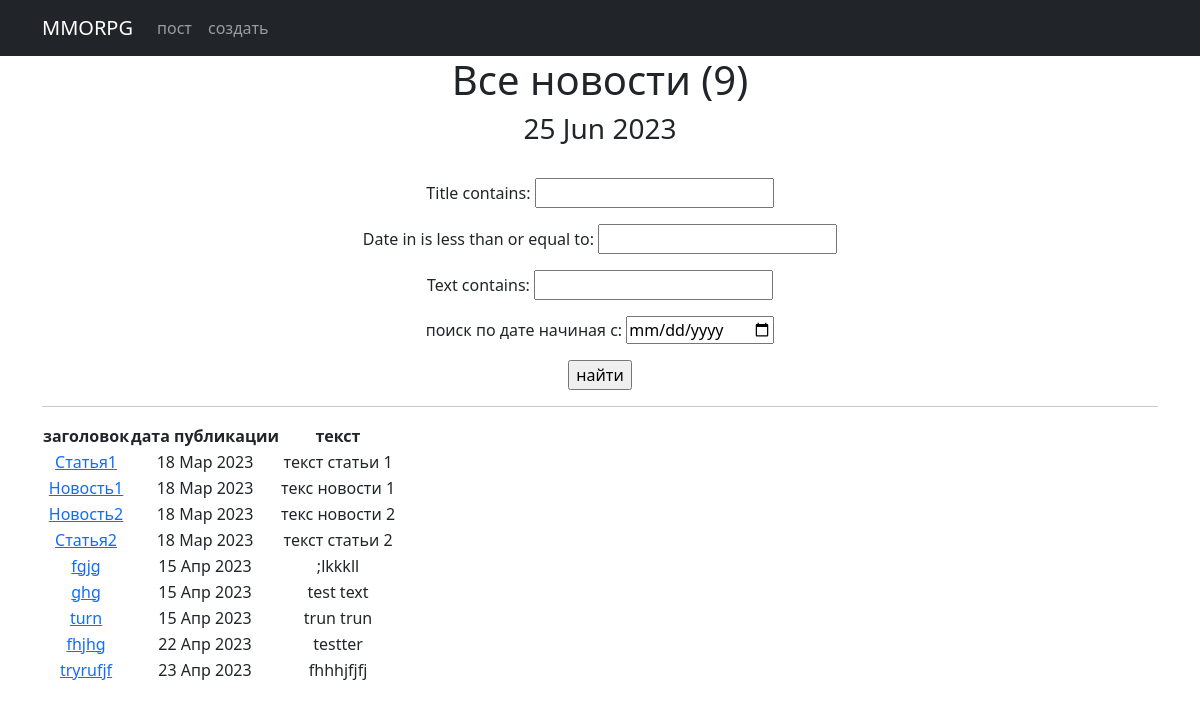
Page /news/search/ on the earlier database version.
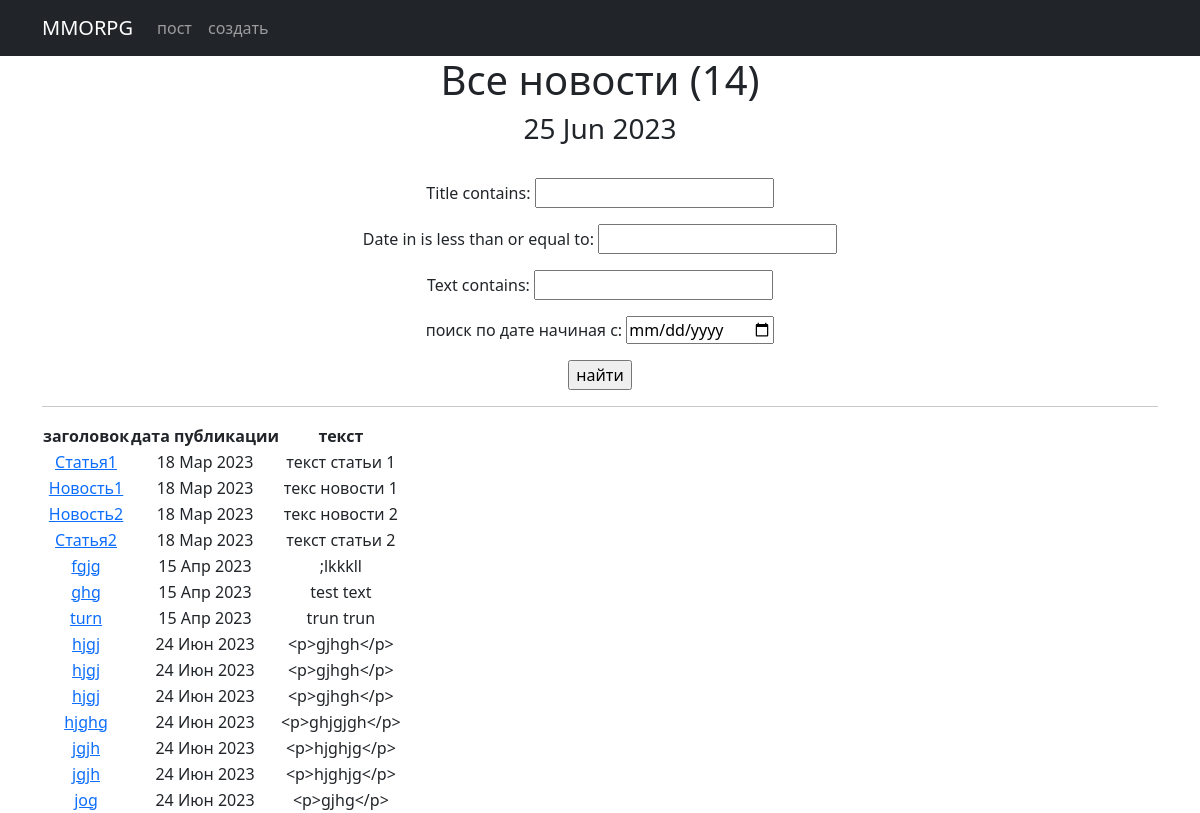
Same page on the later database version.
### news/models.py (models this page shows, shortened)
class Post(models.Model):
    author_post = models.ForeignKey(Author, on_delete=models.CASCADE)
    post_news = models.CharField(max_length=2, choices=POST, default='PO')
    date_in = models.DateTimeField(auto_now_add=True)
    category = models.ManyToManyField(Category, through='PostCategory')
    title = models.CharField(max_length=50)
    text = RichTextField()
    video_count = models.PositiveIntegerField(default=0)
    image_count = models.PositiveIntegerField(default=0)
    max_video_count = 1
    max_image_count = 3

### news/views.py (the view)
# urls.py: path('search/', PostSearch.as_view(), name='post_search'),
class PostSearch(ListView):   #поиск поста
    model = Post
    template_name = 'post_search.html'
    context_object_name = 'post_news'
    paginate_by = 50
    def get_queryset(self):  # получаем обычный запрос
        queryset = super().get_queryset()  # используем наш класс фильтрации
        self.filterset = PostFilter(self.request.GET, queryset)
        return self.filterset.qs
    def get_context_data(self, **kwargs):
        context = super().get_context_data(**kwargs)
        context['filterset'] = self.filterset
        return context

### news/templatetags/censor.py (called while the page is built)
@register.filter()
def censor(value):
    for words in censored_words:
        if words in value:
            censor_words = f"p{''.join(['*' for words in range(len(words))])}"
            value = value.replace(words, censor_words)
    return value

### news/templatetags/custom_tags.py (called while the page is built)
@register.simple_tag()
def current_time(format_string='%d %b %Y'):
    return datetime.utcnow().strftime(format_string)

### templates/post_search.html (shortened to what this page needs)
<!DOCTYPE html>
<html lang="en">
<head>
    <title>{% extends 'flatpages/default.html' %}</title>
{% load censor %}
{% load custom_tags %}
{% block content %}
<body>
<h1>Все новости ({{ post_news.count}})</h1>
<h3>{% current_time '%d %b %Y' %}</h3>
<br>
<form action=""
      method="get">
    {{ filterset.form.as_p }}
    <input type="submit"
    value="найти"/>
</form>
<hr>
{% if post_news %}
    <table>
        <thead>
        <tr>
            <th>заголовок</th>
            <th>дата публикации</th>
            <th>текст</th>
        </tr>
        {% for post in post_news %}
        <tr>
            <td><a href="{% url 'post_detail' post.id %}">{{ post.title|censor}}</a></td>
            <td>{{ post.date_in|date:'d M Y'}}</td>
            <td>{{ post.text|censor|truncatechars:20}}</td>
        </tr>
        {% endfor %}
        </thead>
    </table>
{% else %}
    <h2>новостей нет!</h2>
{% endif %}
{% endblock content %}

### templates/flatpages/default.html (shortened to what this page needs)
        {% load static %}
        {% load censor %}
        {% load custom_tags %}
        <link href="{% static 'css/styles.css' %}" rel="stylesheet" />
    </head>
    <body>
        <nav class="navbar navbar-expand-lg navbar-dark bg-dark static-top">
            <div class="container">
                <a class="navbar-brand" href="#">MMORPG</a>
                <div class="collapse navbar-collapse" id="navbarResponsive">
                    <ul class="navbar-nav ml-auto">
                        <li class="nav-item">
                            <a class="nav-link" href="/news/">пост</a>
                        </li>
                        <li class="nav-item">
                            <a class="nav-link" href="{% url 'post_add' %}">создать</a>
                        </li>
                    </ul>
                </div>
            </div>
        </nav>
        <div class="container">
            <div class="row">
                <div class="col-lg-12 text-center">
                    {% block content %}{% endblock content %}
                </div>
            </div>
        </div>
    </body>
</html>

Differences in the rows shown:
removed Post: title|censor "tryrufjf", date_in "23 Апр 2023", text|censor "fhhhjfjfj"
added Post: title|censor "hjgj", date_in "24 Июн 2023", text|censor "<p>gjhgh</p>"
added Post: title|censor "hjgj", date_in "24 Июн 2023", text|censor "<p>gjhgh</p>"
changed Post (number 10 of 14 on the later page): title|censor "fhjhg" → "hjgj"; date_in "22 Апр 2023" → "24 Июн 2023"; text|censor "testter" → "<p>gjhgh</p>"
added Post: title|censor "hjghg", date_in "24 Июн 2023", text|censor "<p>ghjgjgh</p>"
added Post: title|censor "jgjh", date_in "24 Июн 2023", text|censor "<p>hjghjg</p>"
added Post: title|censor "jgjh", date_in "24 Июн 2023", text|censor "<p>hjghjg</p>"
added Post: title|censor "jog", date_in "24 Июн 2023", text|censor "<p>gjhg</p>"
Other differences:
{{ post_news.count }}: "9" → "14"
